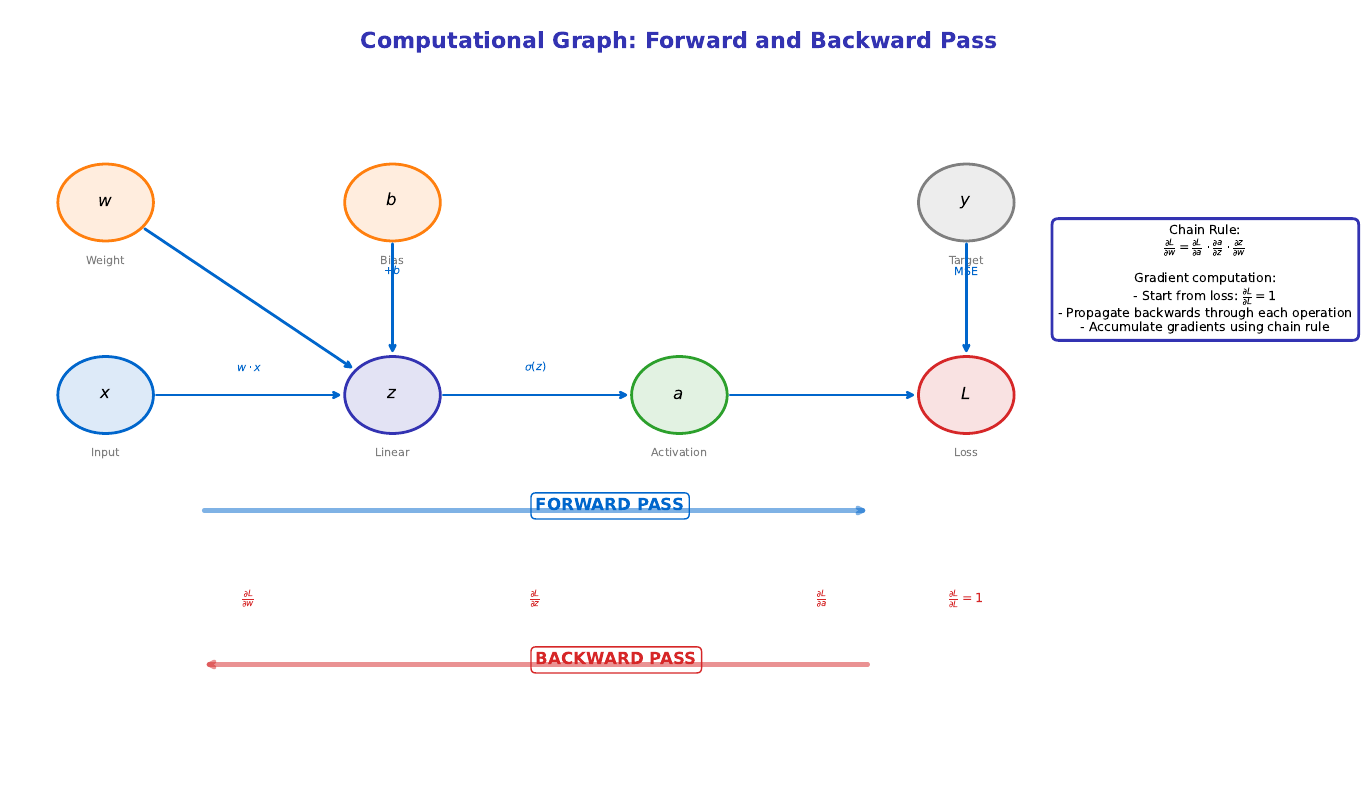

Write the Python code that produced this figure.
"""
Backpropagation Computational Graph
Module 3: Training Neural Networks
"""

import matplotlib.pyplot as plt
import numpy as np
from matplotlib.patches import FancyBboxPatch, Circle, FancyArrowPatch

CHART_METADATA = {
    'title': 'Backprop Computational Graph',
    'url': 'https://github.com/QuantLet/neural-networks-introduction/tree/main/backprop_computational_graph'
}

# Colors
mlpurple = '#3333B2'
mlblue = '#0066CC'
mlorange = '#FF7F0E'
mlgreen = '#2CA02C'
mlred = '#D62728'
mlgray = '#7F7F7F'

fig, ax = plt.subplots(figsize=(14, 8))
ax.set_xlim(0, 14)
ax.set_ylim(0, 10)
ax.axis('off')

# Title
ax.text(7, 9.5, 'Computational Graph: Forward and Backward Pass',
        fontsize=16, fontweight='bold', ha='center', color=mlpurple)

# ==================== NODES ====================
# Node positions
nodes = {
    'x': (1, 5),
    'w': (1, 7.5),
    'b': (4, 7.5),
    'z': (4, 5),
    'a': (7, 5),
    'y': (10, 7.5),
    'L': (10, 5),
}

# Draw nodes
node_styles = {
    'x': (mlblue, 'Input'),
    'w': (mlorange, 'Weight'),
    'b': (mlorange, 'Bias'),
    'z': (mlpurple, 'Linear'),
    'a': (mlgreen, 'Activation'),
    'y': (mlgray, 'Target'),
    'L': (mlred, 'Loss'),
}

for name, (x, y) in nodes.items():
    color, label = node_styles[name]
    circle = Circle((x, y), 0.5, fill=True, facecolor=f'{color}22', edgecolor=color, linewidth=2)
    ax.add_patch(circle)
    ax.text(x, y, f'${name}$', ha='center', va='center', fontsize=12, fontweight='bold')
    ax.text(x, y - 0.8, label, ha='center', fontsize=8, color=mlgray)

# ==================== FORWARD PASS (Blue arrows) ====================
forward_edges = [
    ('x', 'z', '$w \\cdot x$'),
    ('w', 'z', ''),
    ('b', 'z', '$+ b$'),
    ('z', 'a', '$\\sigma(z)$'),
    ('a', 'L', ''),
    ('y', 'L', 'MSE'),
]

for start, end, label in forward_edges:
    x1, y1 = nodes[start]
    x2, y2 = nodes[end]

    # Adjust for circle radius
    dx, dy = x2 - x1, y2 - y1
    dist = np.sqrt(dx**2 + dy**2)
    x1_adj = x1 + 0.5 * dx / dist
    y1_adj = y1 + 0.5 * dy / dist
    x2_adj = x2 - 0.5 * dx / dist
    y2_adj = y2 - 0.5 * dy / dist

    ax.annotate('', xy=(x2_adj, y2_adj), xytext=(x1_adj, y1_adj),
                arrowprops=dict(arrowstyle='->', color=mlblue, lw=2))

    if label:
        mx, my = (x1 + x2) / 2, (y1 + y2) / 2 + 0.3
        ax.text(mx, my, label, fontsize=8, ha='center', color=mlblue)

# Forward label
ax.text(5.5, 3.5, 'FORWARD PASS', fontsize=12, fontweight='bold', color=mlblue,
        bbox=dict(boxstyle='round,pad=0.3', facecolor='white', edgecolor=mlblue))
ax.annotate('', xy=(9, 3.5), xytext=(2, 3.5),
            arrowprops=dict(arrowstyle='->', color=mlblue, lw=3, alpha=0.5))

# ==================== BACKWARD PASS (Red arrows below) ====================
ax.text(5.5, 1.5, 'BACKWARD PASS', fontsize=12, fontweight='bold', color=mlred,
        bbox=dict(boxstyle='round,pad=0.3', facecolor='white', edgecolor=mlred))
ax.annotate('', xy=(2, 1.5), xytext=(9, 1.5),
            arrowprops=dict(arrowstyle='->', color=mlred, lw=3, alpha=0.5))

# Gradient flow
gradient_labels = [
    (10, 2.3, '$\\frac{\\partial L}{\\partial L} = 1$'),
    (8.5, 2.3, '$\\frac{\\partial L}{\\partial a}$'),
    (5.5, 2.3, '$\\frac{\\partial L}{\\partial z}$'),
    (2.5, 2.3, '$\\frac{\\partial L}{\\partial w}$'),
]

for x, y, label in gradient_labels:
    ax.text(x, y, label, fontsize=9, ha='center', color=mlred)

# Key equations box
equations = """Chain Rule:
$\\frac{\\partial L}{\\partial w} = \\frac{\\partial L}{\\partial a} \\cdot \\frac{\\partial a}{\\partial z} \\cdot \\frac{\\partial z}{\\partial w}$

Gradient computation:
- Start from loss: $\\frac{\\partial L}{\\partial L} = 1$
- Propagate backwards through each operation
- Accumulate gradients using chain rule"""

ax.text(12.5, 6.5, equations, ha='center', va='center', fontsize=9,
        bbox=dict(boxstyle='round,pad=0.5', facecolor='white', edgecolor=mlpurple, linewidth=2))

plt.tight_layout()
plt.savefig('backprop_computational_graph.pdf', format='pdf', bbox_inches='tight', dpi=300)
plt.savefig('backprop_computational_graph.png', format='png', bbox_inches='tight', dpi=300)
plt.close()

print("Generated: backprop_computational_graph.pdf")
